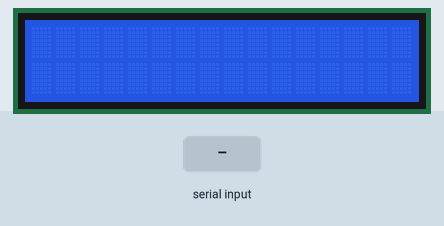
Recording of a sketch running on a simulated ESP32. Parts: 16×2 character LCD. The test bench sets the inputs (shaded band). What the sketch prints to the serial monitor is not drawn.

Above: at 1.2 s.
1.3 s: "1\n" received over Serial
At 2.5 s:
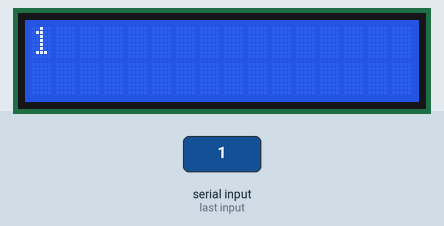
2.8 s: "0\n" received over Serial
At 3.6 s:
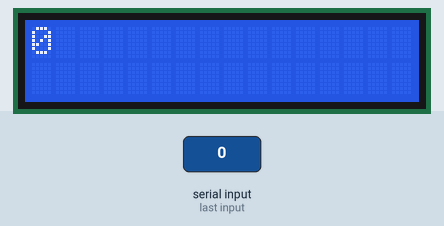
4.3 s: "2\n" received over Serial
At 4.7 s:
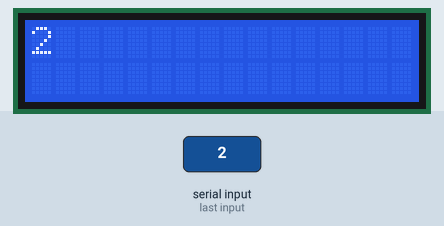
Timing chart, 0 to 7.3 s (numbered marks = the images above; inputs shaded):
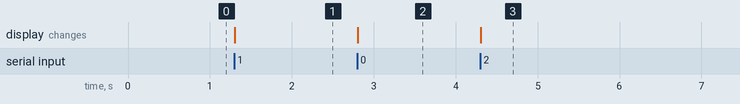

Measured:
- after the input at 1.3 s, the display: changes at once (image 1)
- after the input at 2.8 s, the display: changes at once (image 2)
- after the input at 4.3 s, the display: changes at once (image 3)

The sketch:

sendMessageLCD1602i2c.ino
```cpp
#include <Wire.h>
#include <LiquidCrystal_PCF8574.h> // Librería LCD I2C

// Configuración del LCD I2C
LiquidCrystal_PCF8574 lcd(0x27); // Cambia la dirección si es necesario

void setup() {
  Serial.begin(115200); // Iniciar comunicación serial a 115200 baudios

  // Inicializar LCD
  lcd.begin(16, 2); // 16 columnas, 2 filas
  lcd.setBacklight(255); // Encender retroiluminación

  Serial.println("Introduzca un mensaje y presione Enter para mostrarlo en el LCD:");
}

void loop() {
  entradaTecladoPC();
}

// Función para mostrar el mensaje en el LCD
void mostrarLCD(String mensaje) {
  lcd.clear(); // Limpiar la pantalla del LCD

  // Mostrar el mensaje en la primera línea del LCD
  lcd.setCursor(0, 0);
  lcd.print(mensaje.substring(0, 16)); // Muestra solo los primeros 16 caracteres

  // Si el mensaje es mayor de 16 caracteres, mostrar el resto en la segunda línea
  if (mensaje.length() > 16) {
    lcd.setCursor(0, 1);
    lcd.print(mensaje.substring(16, 32)); // Muestra los siguientes 16 caracteres
  }
}

//Funcion de lectura por teclado
void entradaTecladoPC(){

    if (Serial.available() > 0) {
    String mensaje = Serial.readStringUntil('\n'); // Leer el mensaje del teclado hasta la tecla Enter
    mensaje.trim(); // Eliminar posibles saltos de línea u otros espacios extras

    if (mensaje.length() > 0) {
      mostrarLCD(mensaje); // Mostrar el mensaje en el LCD
    }
  }
}
```
